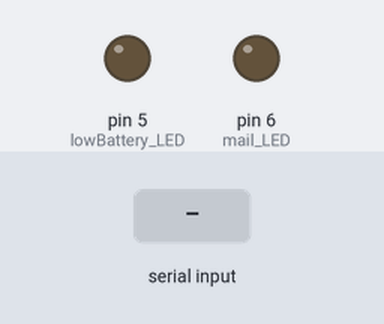
This sketch was run on a simulated Arduino Nano, built with avr-gcc and run on an emulated ATmega328P. Shown: output pins drawn as LEDs (lit = HIGH). The test bench sets the inputs (shaded band).

Above: at 1.8 s.
1.9 s: "2\n" received over the second serial link
At 2.4 s:
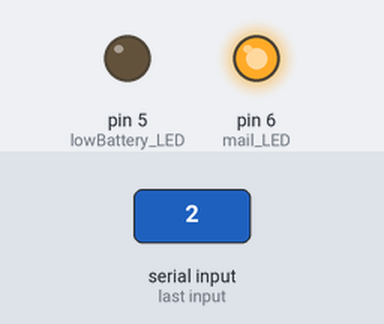
3.4 s: "3\n" received over the second serial link
At 4.6 s:
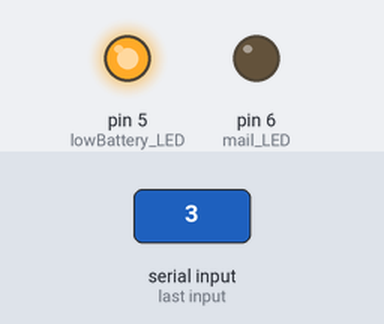
4.9 s: "4\n" received over the second serial link
At 5.8 s:
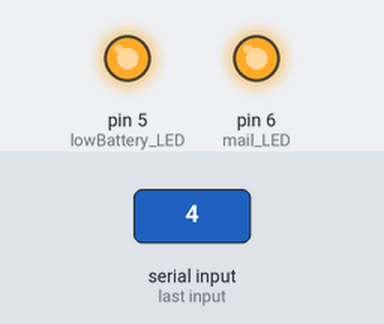
6.4 s: "1\n" received over the second serial link
At 7.0 s:
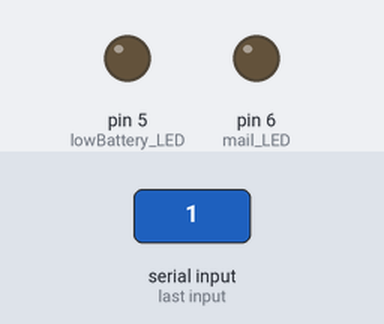
Timing chart, 0 to 8.9 s (numbered marks = the images above; inputs shaded):
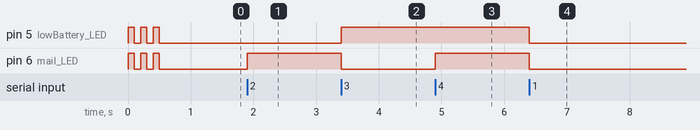

The sketch:

MAISON.ino
```cpp
/*Code for the Arduino Nano of the House's Receiver Module of Papa's gift.
 * This is the final version of the code for this project. If mail has arrived, it receives a message and then lights up an LED to notify the user.
 * It also receives a signal from the module outside if the battery level is low, and if it is low, it lights up an LED to alert the user.
 *
 *
 * Written by Thomas Plantin
 * Started on October 27th, 2018
 * Finished on December 29th, 2018
 *
 */

#include <SoftwareSerial.h>   // Include the library to control the HC-12 module.
SoftwareSerial HC12(10, 11);  //Define the pins of the HC-12 module.

#define mail_LED 6            // LED of the mail.
#define lowBattery_LED 5      // LED of the low battery.

int data_In;                  // Data received from the garden module.

bool messageReceived = false; // Boolean variable to signal successful communication between the transmitter module and the receiver module.

void setup() {

  HC12.begin(9600);                   //Serial Port to the HC-12.

  pinMode(mail_LED, OUTPUT);          // Declare the pin modes of the essential signals.
  pinMode(lowBattery_LED, OUTPUT);

  digitalWrite(mail_LED, HIGH);
  digitalWrite(lowBattery_LED, HIGH);
  delay(100);
  digitalWrite(mail_LED, LOW);
  digitalWrite(lowBattery_LED, LOW);
  delay(100);
  digitalWrite(mail_LED, HIGH);
  digitalWrite(lowBattery_LED, HIGH);
  delay(100);
  digitalWrite(mail_LED, LOW);
  digitalWrite(lowBattery_LED, LOW);
  delay(100);
  digitalWrite(mail_LED, HIGH);
  digitalWrite(lowBattery_LED, HIGH);
  delay(100);
  digitalWrite(mail_LED, LOW);
  digitalWrite(lowBattery_LED, LOW);
  delay(100);

}

void loop() {

  while(!HC12.available()){             // Wait for a signal from the garden module.
    // DO NOTHING.
  }

  data_In = HC12.parseInt();            // Read serial input.

  if(data_In == 1) {
    digitalWrite(lowBattery_LED, LOW);
    digitalWrite(mail_LED, LOW);
    messageReceived = true;
  }

  if (data_In == 2) {
    digitalWrite(lowBattery_LED, LOW);
    digitalWrite(mail_LED, HIGH);
    messageReceived = true;
  }

  if (data_In == 3) {
    digitalWrite(lowBattery_LED, HIGH);
    digitalWrite(mail_LED, LOW);
    messageReceived = true;
  }

  if (data_In == 4) {
    digitalWrite(lowBattery_LED, HIGH);
    digitalWrite(mail_LED, HIGH);
    messageReceived = true;
  }

  if(messageReceived == true){            // If the message has been received.
    HC12.println(100);                    // Send a confirmation signal to the module in the garden.
    messageReceived = false;              // Set the message received flag to false.
  }

  HC12.flush();                         // Flush the data out of the HC-12 module.
  delay(20);                            // Temporize.
}
```

Measured:
- after the input at 1.9 s, pin 6 (mail_LED): LOW → HIGH at once
- after the input at 3.4 s, pin 5 (lowBattery_LED): LOW → HIGH at once; pin 6 (mail_LED): HIGH → LOW at once
- after the input at 4.9 s, pin 6 (mail_LED): LOW → HIGH at once
- after the input at 6.4 s, pin 5 (lowBattery_LED), pin 6 (mail_LED): HIGH → LOW at once
